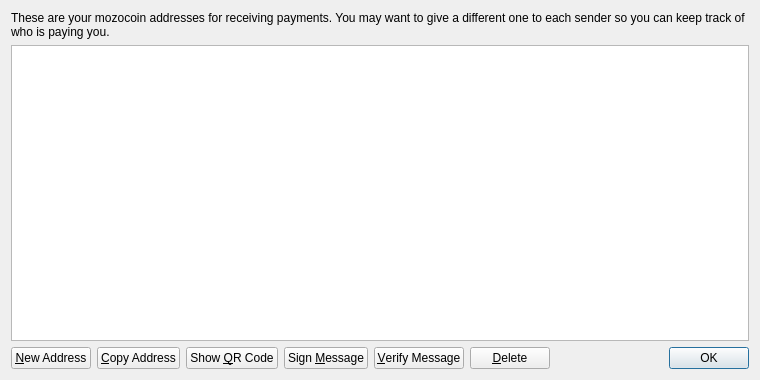
<?xml version="1.0" encoding="UTF-8"?>
<ui version="4.0">
 <class>AddressBookPage</class>
 <widget class="QWidget" name="AddressBookPage">
  <property name="geometry">
   <rect>
    <x>0</x>
    <y>0</y>
    <width>760</width>
    <height>380</height>
   </rect>
  </property>
  <property name="windowTitle">
   <string>Address Book</string>
  </property>
  <layout class="QVBoxLayout" name="verticalLayout">
   <item>
    <widget class="QLabel" name="labelExplanation">
     <property name="text">
      <string>These are your mozocoin addresses for receiving payments. You may want to give a different one to each sender so you can keep track of who is paying you.</string>
     </property>
     <property name="textFormat">
      <enum>Qt::PlainText</enum>
     </property>
     <property name="wordWrap">
      <bool>true</bool>
     </property>
    </widget>
   </item>
   <item>
    <widget class="QTableView" name="tableView">
     <property name="contextMenuPolicy">
      <enum>Qt::CustomContextMenu</enum>
     </property>
     <property name="toolTip">
      <string>Double-click to edit address or label</string>
     </property>
     <property name="tabKeyNavigation">
      <bool>false</bool>
     </property>
     <property name="alternatingRowColors">
      <bool>true</bool>
     </property>
     <property name="selectionMode">
      <enum>QAbstractItemView::SingleSelection</enum>
     </property>
     <property name="selectionBehavior">
      <enum>QAbstractItemView::SelectRows</enum>
     </property>
     <property name="sortingEnabled">
      <bool>true</bool>
     </property>
     <attribute name="verticalHeaderVisible">
      <bool>false</bool>
     </attribute>
    </widget>
   </item>
   <item>
    <layout class="QHBoxLayout" name="horizontalLayout">
     <item>
      <widget class="QPushButton" name="newAddressButton">
       <property name="toolTip">
        <string>Create a new address</string>
       </property>
       <property name="text">
        <string>&amp;New Address</string>
       </property>
       <property name="icon">
        <iconset resource="../bitcoin.qrc">
         <normaloff>:/icons/add</normaloff>:/icons/add</iconset>
       </property>
      </widget>
     </item>
     <item>
      <widget class="QPushButton" name="copyToClipboard">
       <property name="toolTip">
        <string>Copy the currently selected address to the system clipboard</string>
       </property>
       <property name="text">
        <string>&amp;Copy Address</string>
       </property>
       <property name="icon">
        <iconset resource="../bitcoin.qrc">
         <normaloff>:/icons/editcopy</normaloff>:/icons/editcopy</iconset>
       </property>
      </widget>
     </item>
     <item>
      <widget class="QPushButton" name="showQRCode">
       <property name="text">
        <string>Show &amp;QR Code</string>
       </property>
       <property name="icon">
        <iconset resource="../bitcoin.qrc">
         <normaloff>:/icons/qrcode</normaloff>:/icons/qrcode</iconset>
       </property>
      </widget>
     </item>
     <item>
      <widget class="QPushButton" name="signMessage">
       <property name="toolTip">
        <string>Sign a message to prove you own a mozocoin address</string>
       </property>
       <property name="text">
        <string>Sign &amp;Message</string>
       </property>
       <property name="icon">
        <iconset resource="../bitcoin.qrc">
         <normaloff>:/icons/edit</normaloff>:/icons/edit</iconset>
       </property>
      </widget>
     </item>
     <item>
      <widget class="QPushButton" name="verifyMessage">
       <property name="toolTip">
        <string>Verify a message to ensure it was signed with a specified mozocoin address</string>
       </property>
       <property name="text">
        <string>&amp;Verify Message</string>
       </property>
       <property name="icon">
        <iconset resource="../bitcoin.qrc">
         <normaloff>:/icons/transaction_0</normaloff>:/icons/transaction_0</iconset>
       </property>
      </widget>
     </item>
     <item>
      <widget class="QPushButton" name="deleteButton">
       <property name="toolTip">
        <string>Delete the currently selected address from the list</string>
       </property>
       <property name="text">
        <string>&amp;Delete</string>
       </property>
       <property name="icon">
        <iconset resource="../bitcoin.qrc">
         <normaloff>:/icons/remove</normaloff>:/icons/remove</iconset>
       </property>
      </widget>
     </item>
     <item>
      <spacer name="horizontalSpacer">
       <property name="orientation">
        <enum>Qt::Horizontal</enum>
       </property>
       <property name="sizeHint" stdset="0">
        <size>
         <width>40</width>
         <height>20</height>
        </size>
       </property>
      </spacer>
     </item>
     <item>
      <widget class="QDialogButtonBox" name="buttonBox">
       <property name="sizePolicy">
        <sizepolicy hsizetype="Maximum" vsizetype="Fixed">
         <horstretch>0</horstretch>
         <verstretch>0</verstretch>
        </sizepolicy>
       </property>
       <property name="standardButtons">
        <set>QDialogButtonBox::Ok</set>
       </property>
      </widget>
     </item>
    </layout>
   </item>
  </layout>
 </widget>
 <resources>
  <include location="../bitcoin.qrc"/>
 </resources>
 <connections/>
</ui>
